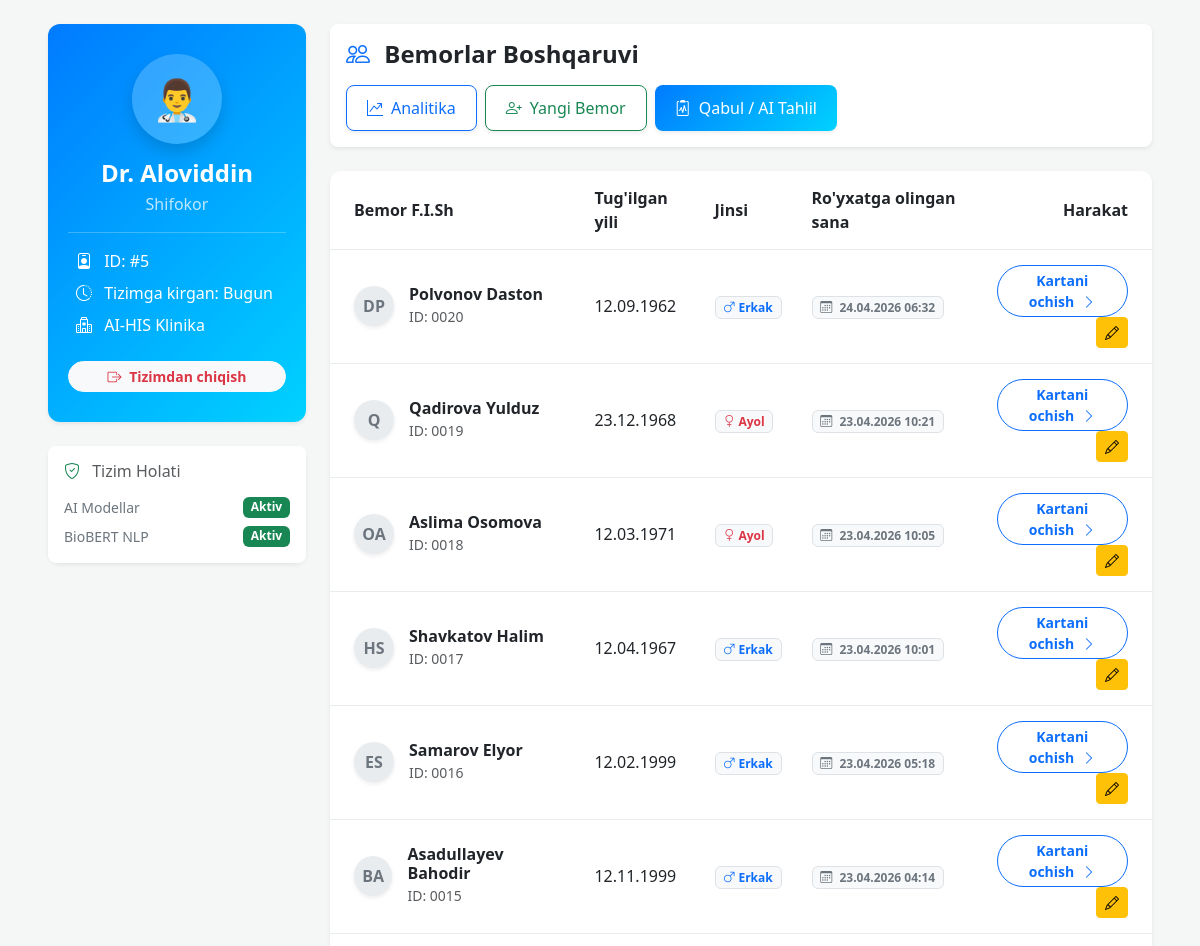
The app's page /api/v1/ehr/web/dashboard/ (signed in, upper part), older data.
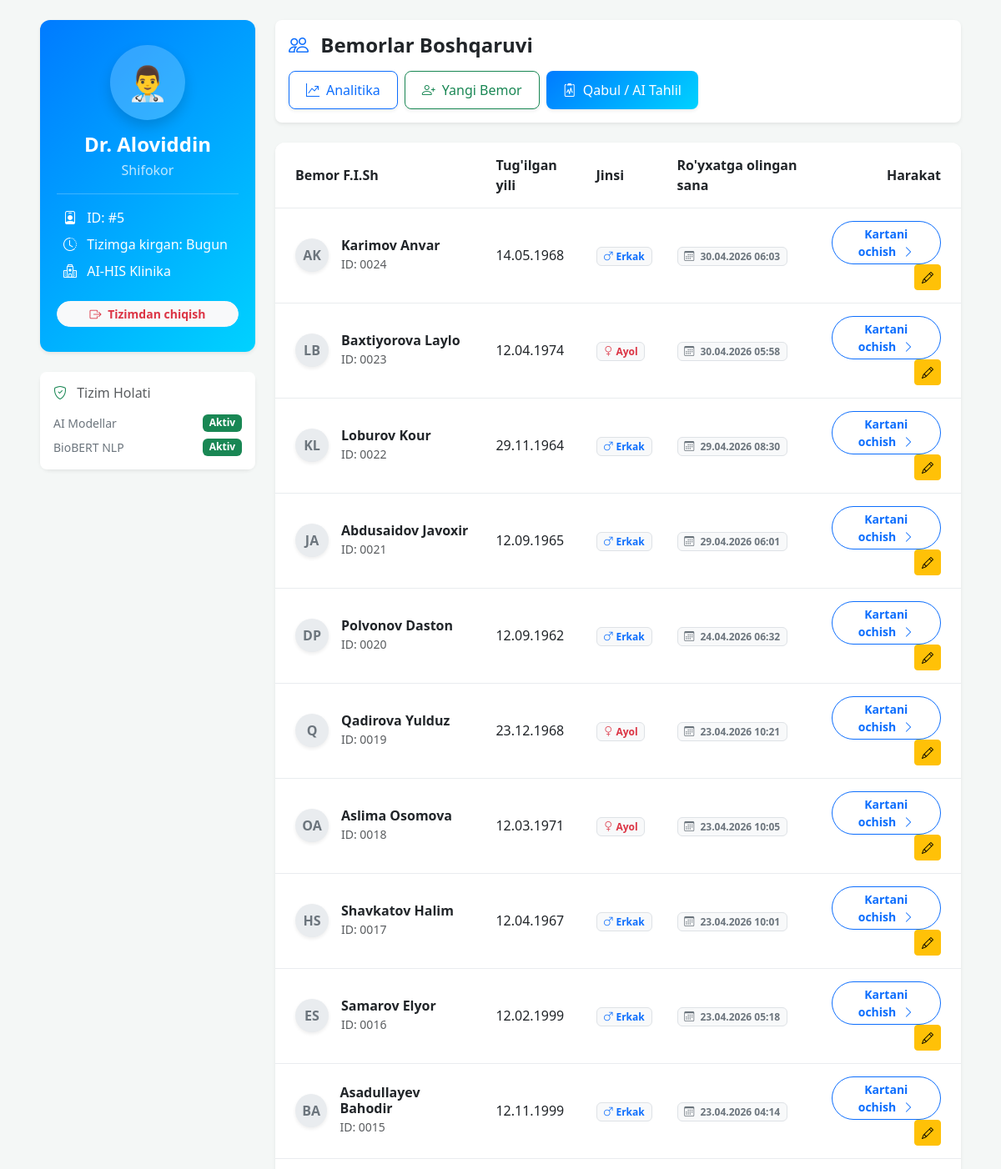
The same page, newer data.
### patients/models.py (models this page shows, shortened)
class Patient(models.Model):
    GENDER_CHOICES = (
        ('Erkak', 'Erkak'),
        ('Ayol', 'Ayol'),
    )
    user = models.OneToOneField(User, on_delete=models.SET_NULL, null=True, blank=True, verbose_name="Tizimga kirish akkaunti")
    first_name = models.CharField(max_length=50, verbose_name="Ismi")
    last_name = models.CharField(max_length=50, verbose_name="Familiyasi")
    patronymic = models.CharField(max_length=50, blank=True, null=True, verbose_name="Otasining ismi")
    gender = models.CharField(max_length=10, choices=GENDER_CHOICES, default='Erkak', verbose_name="Jinsi")
    date_of_birth = models.DateField(verbose_name="Tug'ilgan sanasi")
    created_at = models.DateTimeField(auto_now_add=True)

### patients/views.py (the view)
# urls.py: path('web/dashboard/', patient_list_view, name='patient_list'),
@login_required
def patient_list_view(request):
    role = get_user_role(request.user)
    if role in ['Super Admin', 'Moderator', 'Shifokor', 'Hamshira']:
        patients = Patient.objects.all().order_by('-created_at')
    elif role == 'Bemor':
        patients = Patient.objects.filter(user=request.user)
    else:
        patients = Patient.objects.none()
    return render(request, 'patients/patient_list.html', {'patients': patients, 'user_role': role})

### patients/views.py (called while the page is built)
def get_user_role(user):
    if user.is_superuser:
        return 'Super Admin'
    if user.groups.exists():
        return user.groups.first().name
    return 'Bemor'

### patients/templates/patients/patient_list.html (shortened to what the changed rows need)
<!DOCTYPE html>
<html lang="uz">
<head>
    <link href="https://cdn.jsdelivr.net/npm/bootstrap@5.3.0/dist/css/bootstrap.min.css" rel="stylesheet">
    <link rel="stylesheet" href="https://cdn.jsdelivr.net/npm/bootstrap-icons@1.10.5/font/bootstrap-icons.css">
</head>
<body>
<div class="container-fluid py-4 px-lg-5">
    <div class="row g-4">
        <div class="col-lg-9 col-md-8">
            <div class="card shadow-sm border-0">
                <div class="card-body p-0">
                    <div class="table-responsive table-custom m-0">
                        <table class="table mb-0 align-middle">
                            <thead>
                                <tr>
                                    <th class="ps-4">Bemor F.I.Sh</th>
                                    <th>Tug'ilgan yili</th>
                                    <th>Jinsi</th>
                                    <th>Ro'yxatga olingan sana</th>
                                    <th class="text-end pe-4">Harakat</th>
                                </tr>
                            </thead>
                            <tbody>
                                {% for patient in patients %}
                                <tr >
                                    <td class="ps-4">
                                        <div class="d-flex align-items-center">
                                            <div class="patient-avatar shadow-sm">
                                                {{ patient.first_name|first }}{{ patient.last_name|first }}
                                            </div>
                                            <div>
                                                <h6 class="m-0 text-dark fw-bold">{{ patient.last_name }} {{ patient.first_name }}</h6>
                                                <small class="text-muted">ID: {{ patient.id|stringformat:"04d" }}</small>
                                            </div>
                                        </div>
                                    </td>
                                    <td>{{ patient.date_of_birth|date:"d.m.Y" }}</td>
                                    <td>
                                        {% if patient.gender == 'Erkak' %}
                                            <span class="badge bg-light text-primary border"><i class="bi bi-gender-male"></i> Erkak</span>
                                        {% elif patient.gender == 'Ayol' %}
                                            <span class="badge bg-light text-danger border"><i class="bi bi-gender-female"></i> Ayol</span>
                                        {% endif %}
                                    </td>
                                    <td>
                                        <span class="badge bg-light text-secondary border">
                                            <i class="bi bi-calendar3 me-1"></i> {{ patient.created_at|date:"d.m.Y H:i" }}
                                        </span>
                                    </td>
                                    <td class="text-end pe-4">
                                        <a href="{% url 'patient_detail' patient.id %}" class="btn btn-sm btn-outline-primary rounded-pill px-3 fw-bold">
                                            Kartani ochish <i class="bi bi-chevron-right ms-1"></i>
                                        </a>
                                        <a href="{% url 'patient_edit' patient.id %}" class="btn btn-sm btn-warning" title="Tahrirlash">
                                    <i class="bi bi-pencil"></i>
                                </a>
                                    </td>
                                </tr>
                                {% endfor %}
                            </tbody>
                        </table>
                    </div>
                </div>
            </div>
        </div>
    </div>
</div>
</body>
</html>

Row changes from the older to the newer data that the page shows:
added Patient: first_name|first "A", last_name|first "K", last_name "Karimov", first_name "Anvar", id "0024", date_of_birth "14.05.1968", gender "Erkak" (drawn), created_at "30.04.2026 06:03"
added Patient: first_name|first "L", last_name|first "B", last_name "Baxtiyorova", first_name "Laylo", id "0023", date_of_birth "12.04.1974", gender "Ayol" (drawn), created_at "30.04.2026 05:58"
added Patient: first_name|first "K", last_name|first "L", last_name "Loburov", first_name "Kour", id "0022", date_of_birth "29.11.1964", gender "Erkak" (drawn), created_at "29.04.2026 08:30"
added Patient: first_name|first "J", last_name|first "A", last_name "Abdusaidov", first_name "Javoxir", id "0021", date_of_birth "12.09.1965", gender "Erkak" (drawn), created_at "29.04.2026 06:01"
